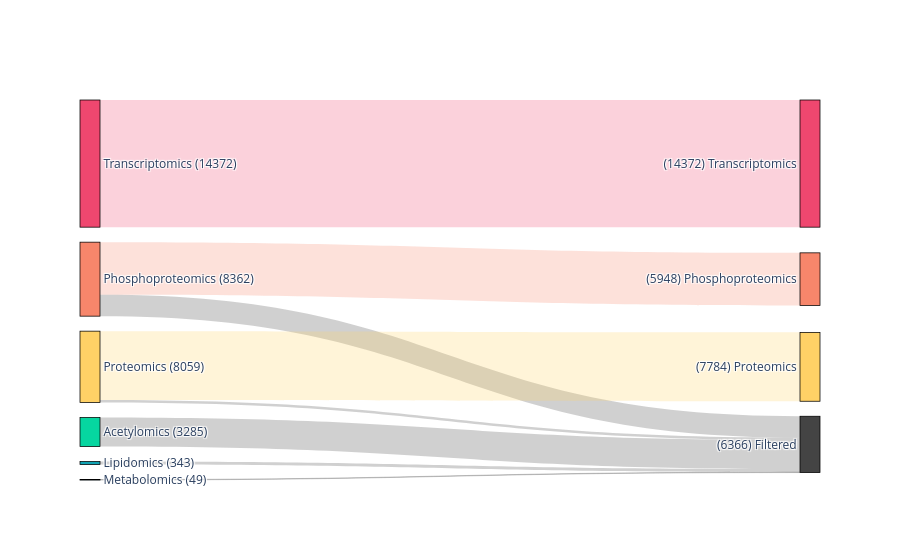

The notebook cell saved with this chart:
### Markdown cell above
#### White patients

### Code cell
# select the sample columns
# WT
wt_cols = meta.filter(
    (pl.col("Race") == "White")
    & ~pl.col("NPM1")
    & ~pl.col("FLT3_ITD")
    & ~pl.col("IDH1+IDH2")
    & ~pl.col("NRAS")
)["Sample"].to_list()
print(f"{wt_cols=}")
# NRAS
mut_cols = meta.filter(
    (pl.col("Race") == "White")
    & ~pl.col("NPM1")
    & ~pl.col("FLT3_ITD")
    & ~pl.col("IDH1+IDH2")
    & pl.col("NRAS")
)["Sample"].to_list()
print(f"{mut_cols=}")

# save the sample columns
with open(os.path.join(CACHE_DIR, "W_NRAS-WT_cols.pkl"), "wb") as pf:
    pickle.dump((wt_cols, mut_cols), pf)

# subset the omics data
subset = select_subset(combined, wt_cols, mut_cols)

# save the subset to file
subset.write_ipc(os.path.join(CACHE_DIR, "W_NRAS-WT.arrow"))

# display
display(subset)

# report on the number of features in each block
subset.group_by("Block").len().sort("len", descending=True)

# plot feature counts before/after subsetting
plot_filtered_feature_counts(
    combined,
    subset,
    figname=os.path.join(FIGURE_DIR, "block-feature-counts_W_NRAS-WT.png")
)

### Figure 1 — Plotly figure (JSON) as saved in the notebook; plotly's stock layout.template omitted (floating-point values rounded to 4 significant figures)
{"data": [{"arrangement": "freeform", "link": {"color": ["rgba(239, 71, 111, 0.25)", "rgba(68, 68, 68, 0.25)", "rgba(247, 134, 107, 0.25)", "rgba(68, 68, 68, 0.25)", "rgba(255, 209, 102, 0.25)", "rgba(68, 68, 68, 0.25)", "rgba(68, 68, 68, 0.25)", "rgba(68, 68, 68, 0.25)", "rgba(68, 68, 68, 0.25)"], "source": [0, 0, 2, 2, 4, 4, 6, 8, 10], "target": [1, 12, 3, 12, 5, 12, 12, 12, 12], "value": [14372, 0, 5948, 2414, 7784, 275, 3285, 343, 49]}, "node": {"color": ["#EF476F", "#EF476F", "#F7866B", "#F7866B", "#FFD166", "#FFD166", "#06D6A0", "#06D6A0", "#11A2B2", "#11A2B2", "#0B6584", "#0B6584", "#444444"], "label": ["Transcriptomics (14372)", "(14372) Transcriptomics", "Phosphoproteomics (8362)", "(5948) Phosphoproteomics", "Proteomics (8059)", "(7784) Proteomics", "Acetylomics (3285)", "(0) Acetylomics", "Lipidomics (343)", "(0) Lipidomics", "Metabolomics (49)", "(0) Metabolomics", "(6366) Filtered"], "line": {"color": "black", "width": 0.75}, "pad": 15, "thickness": 20}, "type": "sankey"}], "layout": {}}
